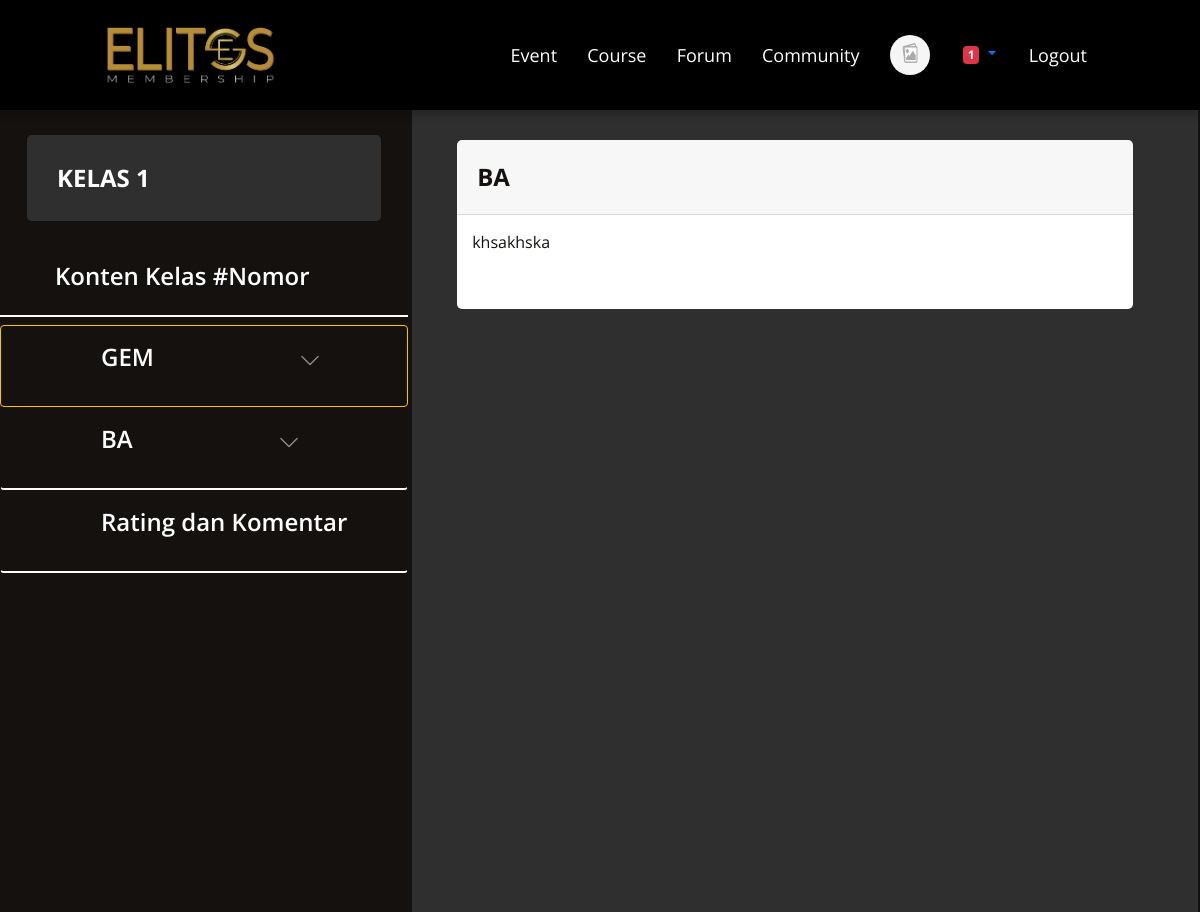
The page /index.php?hal=course-pilar&pilid=1&k=3&p=5&pilSus=1 (signed in) on the database as committed earlier.
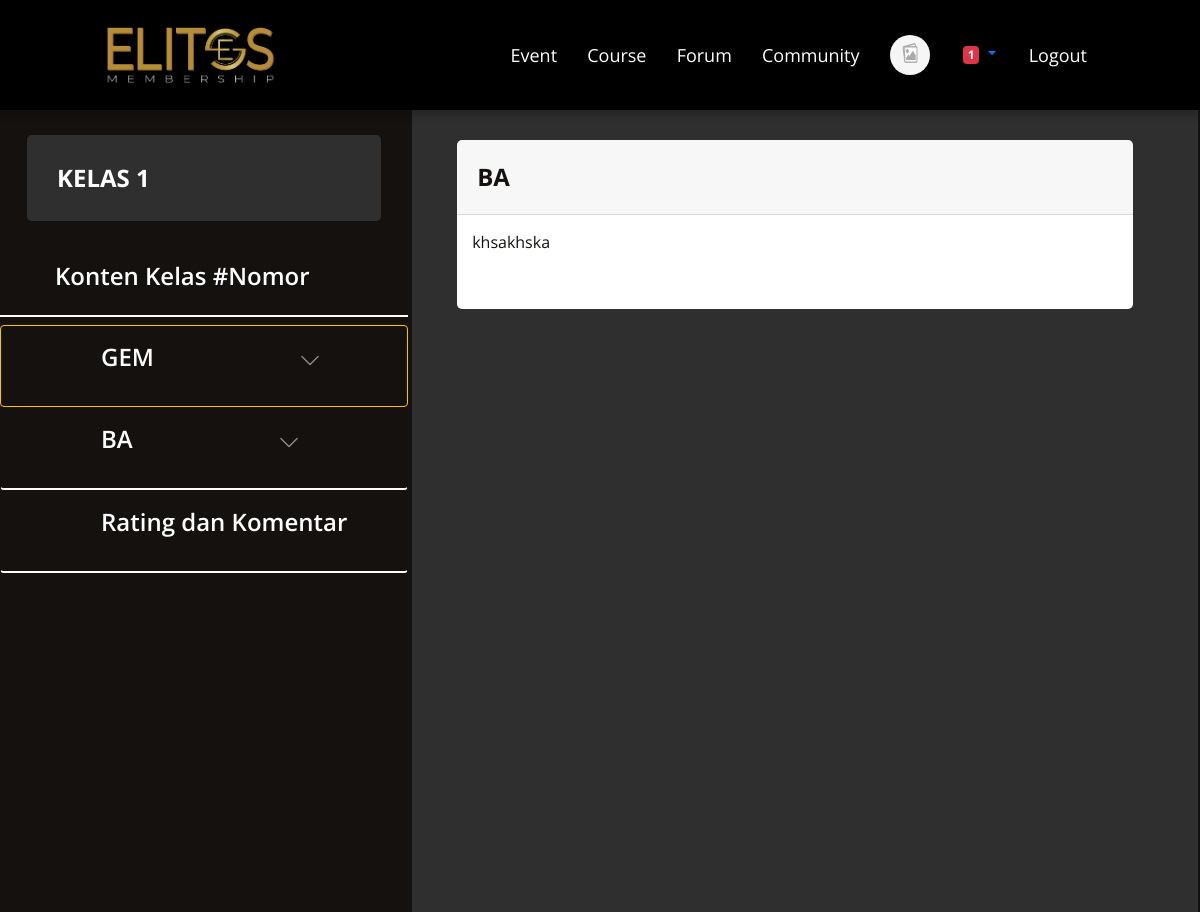
The same page on the database as committed later.
### fungsional/data/isiData.php (called while the page is built, shortened)
<?php
    class isiData extends konfigurasi
    {
        public function perulanganData($q)
        {
            while ($a = mysqli_fetch_array($q))
            {
                $isi[]=$a;
            }
            return $isi;
        }
        public function eksekusiSQL($sqlnya)
        {
            $sambungannya=parent::sambungkan();
            $que = mysqli_query($sambungannya, $sqlnya);
            return $que;
        }
        public function tampilId($nama_tabel, $id, $val)
        {
            $sql = "SELECT *FROM $nama_tabel WHERE $id = '$val'";
            $que = $this->eksekusiSQL($sql);
            $kondisi = $this->perulanganData($que);
            return $kondisi;
        }
    }
?>

### fungsional/data/konfigurasi.php (called while the page is built, shortened)
<?php
    class konfigurasi
    {
        function sambungkan()
        {
            include './fungsional/data/koneksi.php';
            $sambungan = mysqli_connect($server, $username, $password, $database);
            if ($sambungan)
            {
                return $sambungan;
            }
            else
            {
                echo
                "
                    <h1>Gagal Konek database</h1>
                ";
            }
        }
    }
?>

### fungsional/data/data-user.php (called while the page is built, shortened)
<?php
    if (!empty($iduser))
    {
        $tampil = $crud->tampilId("user", "id_user", "$iduser");
    }
?>

### fungsional/halm/course-menuKiri.php (the view, shortened to what this page needs)
<?php
$kelas = @$_GET['k'];
$paket = @$_GET['p'];
$kelasCari = $crud->eksekusiSQl("SELECT *FROM kelas WHERE id_kelas='$kelas'");
foreach ($kelasCari as $kel) {
    $nmKel = $kel['nama_kelas'];
}
?>
<div class="sidebar">
    <div class="class-title">
        <h2><?php echo $nmKel; ?></h2>
    </div>
    <div class="content-title">
        <h2>Konten Kelas #Nomor</h2>
    </div>
    <?php
    $pilarKelas = $crud->tampilId("pilar", "id_kelas", $kelas);
    foreach ($pilarKelas as $pil) {
        $idPilar = $pil['id_pilar'];
        $nmPilar = $pil['nama_pilar'];
        $pilarWarna = @$_GET['pilid'];
        if (empty($pilarWarna))
        {
            $bgPilar = "";
        }
        else
        {
            if ($pilarWarna==$idPilar)
            {
                $bgPilar = "border border-warning";
            }
            else
            {
                $bgPilar = "";
            }
        }
        echo
        "
            <div class='pilar-dropdown'>
                <a class='btn btn-dropdown turunin$idPilar $bgPilar' href='#' id='pilar$idPilar' role='button' data-toggle='dropdown' aria-haspopup='true' aria-expanded='false'>
                    $nmPilar <img class='gambar imeg$idPilar' src='./img/Collapse Arrow Down.png'>
                </a>
                <div class='drop-menu tampil$idPilar' aria-labelledby='#pilar$idPilar'>
        ";
        echo "
            </div>
        </div>
        ";
    }
    $linkRating = "?hal=course-rating&k=$kelas&p=$paket";
    ?>
    <div class="rating">
        <a class="btn tombol-rating" href="<?php echo $linkRating; ?>">Rating dan Komentar</a>
    </div>
</div>

Rows that differ between the two databases and show on the page:
changed pilar "GEM": desk_pilar "khsakhska" → "<p>khsakhska</p>\r\n" (drawn)
